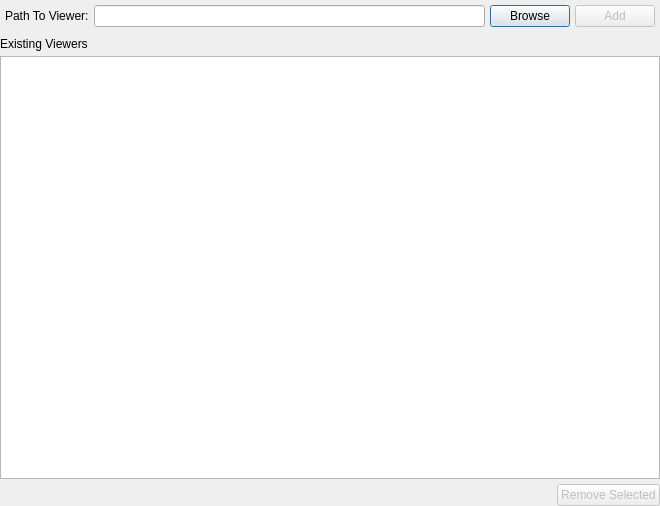
<?xml version="1.0" encoding="UTF-8"?>
<ui version="4.0">
 <class>ViewerManager</class>
 <widget class="QDialog" name="ViewerManager">
  <property name="windowModality">
   <enum>Qt::ApplicationModal</enum>
  </property>
  <property name="geometry">
   <rect>
    <x>0</x>
    <y>0</y>
    <width>660</width>
    <height>506</height>
   </rect>
  </property>
  <property name="windowTitle">
   <string>Viewer Manager</string>
  </property>
  <property name="modal">
   <bool>true</bool>
  </property>
  <layout class="QVBoxLayout" name="verticalLayout">
   <property name="spacing">
    <number>5</number>
   </property>
   <property name="leftMargin">
    <number>0</number>
   </property>
   <property name="topMargin">
    <number>0</number>
   </property>
   <property name="rightMargin">
    <number>0</number>
   </property>
   <property name="bottomMargin">
    <number>0</number>
   </property>
   <item>
    <widget class="QFrame" name="frame">
     <property name="maximumSize">
      <size>
       <width>16777215</width>
       <height>40</height>
      </size>
     </property>
     <property name="frameShape">
      <enum>QFrame::NoFrame</enum>
     </property>
     <property name="frameShadow">
      <enum>QFrame::Plain</enum>
     </property>
     <layout class="QHBoxLayout" name="horizontalLayout">
      <property name="spacing">
       <number>5</number>
      </property>
      <property name="leftMargin">
       <number>5</number>
      </property>
      <property name="topMargin">
       <number>5</number>
      </property>
      <property name="rightMargin">
       <number>5</number>
      </property>
      <property name="bottomMargin">
       <number>5</number>
      </property>
      <item>
       <widget class="QLabel" name="label">
        <property name="frameShadow">
         <enum>QFrame::Plain</enum>
        </property>
        <property name="text">
         <string>Path To Viewer:</string>
        </property>
       </widget>
      </item>
      <item>
       <widget class="QLineEdit" name="lineEdit">
        <property name="readOnly">
         <bool>true</bool>
        </property>
       </widget>
      </item>
      <item>
       <widget class="QPushButton" name="browsebutton">
        <property name="text">
         <string>Browse</string>
        </property>
       </widget>
      </item>
      <item>
       <widget class="QPushButton" name="addbutton">
        <property name="enabled">
         <bool>false</bool>
        </property>
        <property name="text">
         <string>Add</string>
        </property>
       </widget>
      </item>
     </layout>
    </widget>
   </item>
   <item>
    <widget class="QLabel" name="label_2">
     <property name="frameShape">
      <enum>QFrame::NoFrame</enum>
     </property>
     <property name="text">
      <string>Existing Viewers</string>
     </property>
     <property name="textInteractionFlags">
      <set>Qt::NoTextInteraction</set>
     </property>
    </widget>
   </item>
   <item>
    <widget class="QListView" name="listView"/>
   </item>
   <item>
    <layout class="QHBoxLayout" name="horizontalLayout_2">
     <item>
      <spacer name="horizontalSpacer">
       <property name="orientation">
        <enum>Qt::Horizontal</enum>
       </property>
       <property name="sizeHint" stdset="0">
        <size>
         <width>40</width>
         <height>20</height>
        </size>
       </property>
      </spacer>
     </item>
     <item>
      <widget class="QPushButton" name="removebutton">
       <property name="enabled">
        <bool>false</bool>
       </property>
       <property name="text">
        <string>Remove Selected</string>
       </property>
      </widget>
     </item>
    </layout>
   </item>
  </layout>
 </widget>
 <resources/>
 <connections/>
</ui>
